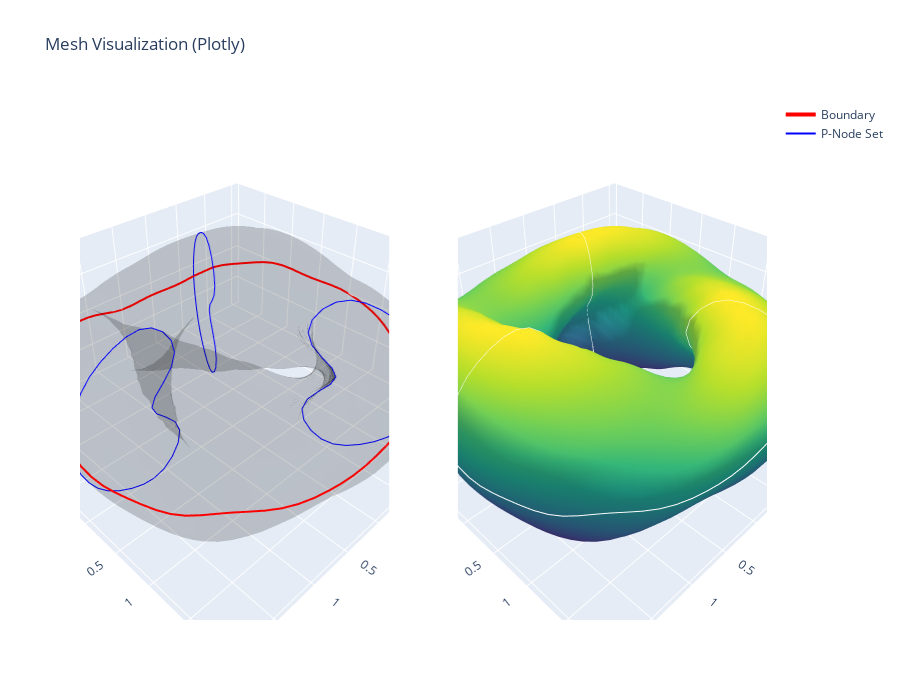

Write notebook code for a chart like this one.
### Code cell
import plotly.graph_objects as go
from plotly.subplots import make_subplots
import numpy as np


def plot_mesh_plotly(grid, equal_aspect=True, surf_alpha=0.1, surf_cmap='Viridis'):
    
    # 1. Setup the figure with two subplots
    fig = make_subplots(
        rows=1, cols=2,
        specs=[[{'type': 'scene'}, {'type': 'scene'}]], # Use 'scene' for 3D plots
    )

    # --- Data Extraction (Simulated for Plotly) ---
    r = grid.r
    lc = grid.lc
    tnodeset = grid.tnodeset
    pnodesets = grid.pnodesets
    
    # --- Calculate Aspect Ratio (if needed) ---
    if equal_aspect:
        mesh_range = np.ptp(r, axis=0)
        max_range = np.max(mesh_range)
        # Plotly requires ranges for axis definition
        x_range = [np.min(r[:,0]), np.max(r[:,0])]
        y_range = [np.min(r[:,1]), np.max(r[:,1])]
        z_range = [np.min(r[:,2]), np.max(r[:,2])]
    
    # ====================================================================
    # PLOT 1: Wireframe and Boundaries (Matplotlib subplot 1,2,1)
    # ====================================================================

    # 2. Plot the main boundary (self.tnodeset) - Corresponds to ax.plot in 'tab:red'
    fig.add_trace(
        go.Scatter3d(
            x=r[tnodeset, 0], y=r[tnodeset, 1], z=r[tnodeset, 2],
            mode='lines',
            line=dict(color='red', width=4),
            name='Boundary'
        ),
        row=1, col=1
    )

    # 3. Plot the secondary boundaries (self.pnodesets) - Corresponds to ax.plot in 'tab:blue'
    for i, pnodeset in enumerate(pnodesets):
        pnodeset_tmp = np.append(pnodeset, (pnodeset[0],)) # Close the loop
        fig.add_trace(
            go.Scatter3d(
                x=r[pnodeset_tmp, 0], y=r[pnodeset_tmp, 1], z=r[pnodeset_tmp, 2],
                mode='lines',
                line=dict(color='blue', width=2),
                showlegend=(i == 0), # Only show legend once
                name='P-Node Set'
            ),
            row=1, col=1
        )

    # 4. Plot the surface mesh (black wireframe) - Corresponds to ax.plot_trisurf (black)
    fig.add_trace(
        go.Mesh3d(
            x=r[:, 0], y=r[:, 1], z=r[:, 2],
            i=lc[:, 0], j=lc[:, 1], k=lc[:, 2],
            color='black',
            opacity=surf_alpha,
            name='Surface',
            # Add wireframe outline
            contour=dict(show=True, color='gray', width=1)
        ),
        row=1, col=1
    )

    # ====================================================================
    # PLOT 2: Colored Surface Mesh (Matplotlib subplot 1,2,2)
    # ====================================================================

    # 5. Plot the surface mesh (colored by z-height) - Corresponds to ax.plot_trisurf (cmap)
    fig.add_trace(
        go.Mesh3d(
            x=r[:, 0], y=r[:, 1], z=r[:, 2],
            i=lc[:, 0], j=lc[:, 1], k=lc[:, 2],
            intensity=r[:, 2], # Color by Z-coordinate (or you could use a scalar field)
            colorscale=surf_cmap,
            showscale=False,
            name='Colored Surface'
        ),
        row=1, col=2
    )

    # 6. Apply aspect ratio correction
    if equal_aspect:
        # Plotly sets equal aspect ratio by explicitly setting the scale factor
        fig.update_scenes(
            aspectmode='data', # Use data units for aspect ratio
            # Set the entire range based on the largest dimension for true equal aspect (optional)
            xaxis=dict(range=x_range, autorange=False),
            yaxis=dict(range=y_range, autorange=False),
            zaxis=dict(range=z_range, autorange=False),
            # Set the aspect ratio manually
            aspectratio=dict(x=mesh_range[0]/max_range, y=mesh_range[1]/max_range, z=mesh_range[2]/max_range)
        )
    
    # 7. Final layout adjustments (optional)
    fig.update_layout(
        title_text="Mesh Visualization (Plotly)",
        height=700,
        showlegend=True
    )
    
    return fig

plot_mesh_plotly(winding_grid)

### Figure 1 — Plotly figure (JSON) as saved in the notebook; plotly's stock layout.template omitted (floating-point values rounded to 4 significant figures; data arrays with more than 128 entries replaced by an {"elided": "..."} marker saying what was removed)
{"data": [{"line": {"color": "red", "width": 4}, "mode": "lines", "name": "Boundary", "scene": "scene", "type": "scatter3d", "x": [2.05, 2.046, 2.035, 2.012, 1.976, 1.93, 1.877, 1.821, 1.761, 1.696, 1.623, 1.543, 1.457, 1.367, 1.272, 1.168, 1.054, 0.9298, 0.7994, 0.6665, 0.5333, 0.4003, 0.267, 0.1334, 1.245e-16, -0.1328, -0.2652, -0.3977, -0.5296, -0.6594, -0.7854, -1.025, -1.139, -1.249, -1.352, -1.447, -1.533, -1.612, -1.688, -1.761, -1.829, -1.89, -1.943, -1.99, -2.034, -2.071, -2.098, -2.107, -2.098, -2.071, -2.034, -1.99, -1.943, -1.89, -1.829, -1.761, -1.688, -1.612, -1.533, -1.447, -1.352, -1.249, -1.025, -0.9071, -0.7854, -0.6594, -0.5296, -0.3977, -0.2652, -0.1328, -3.735e-16, 0.1334, 0.267, 0.4003, 0.5333, 0.6665, 0.7994, 0.9298, 1.054, 1.168, 1.272, 1.367, 1.457, 1.543, 1.623, 1.696, 1.761, 1.821, 1.877, 1.93, 1.976, 2.012, 2.035], "y": [0.0, 0.1341, 0.2679, 0.4002, 0.5296, 0.6552, 0.7776, 0.898, 1.017, 1.133, 1.245, 1.353, 1.457, 1.559, 1.657, 1.748, 1.825, 1.885, 1.93, 1.963, 1.99, 2.012, 2.028, 2.035, 2.033, 2.026, 2.015, 1.999, 1.976, 1.942, 1.896, 1.775, 1.705, 1.628, 1.542, 1.447, 1.344, 1.237, 1.128, 1.017, 0.9019, 0.7827, 0.6595, 0.5333, 0.4045, 0.2727, 0.1375, 1.194e-15, -0.1375, -0.2727, -0.4045, -0.5333, -0.6595, -0.7827, -0.9019, -1.017, -1.128, -1.237, -1.344, -1.447, -1.542, -1.628, -1.775, -1.839, -1.896, -1.942, -1.976, -1.999, -2.015, -2.026, -2.033, -2.035, -2.028, -2.012, -1.99, -1.963, -1.93, -1.885, -1.825, -1.748, -1.657, -1.559, -1.457, -1.353, -1.245, -1.133, -1.017, -0.898, -0.7776, -0.6552, -0.5296, -0.4002, -0.2679], "z": [0.0, -0.0587, -0.1035, -0.1304, -0.1468, -0.1635, -0.1841, -0.2015, -0.2035, -0.1835, -0.1468, -0.1067, -0.07504, -0.05459, -0.0393, -0.02171, -8.791e-17, 0.02171, 0.0393, 0.05459, 0.07504, 0.1067, 0.1468, 0.1835, 0.2035, 0.2015, 0.1841, 0.1635, 0.1468, 0.1304, 0.1035, 0.0, -0.0587, -0.1035, -0.1304, -0.1468, -0.1635, -0.1841, -0.2015, -0.2035, -0.1835, -0.1468, -0.1067, -0.07504, -0.05459, -0.0393, -0.02171, -8.791e-17, 0.02171, 0.0393, 0.05459, 0.07504, 0.1067, 0.1468, 0.1835, 0.2035, 0.2015, 0.1841, 0.1635, 0.1468, 0.1304, 0.1035, 0.0, -0.0587, -0.1035, -0.1304, -0.1468, -0.1635, -0.1841, -0.2015, -0.2035, -0.1835, -0.1468, -0.1067, -0.07504, -0.05459, -0.0393, -0.02171, -8.791e-17, 0.02171, 0.0393, 0.05459, 0.07504, 0.1067, 0.1468, 0.1835, 0.2035, 0.2015, 0.1841, 0.1635, 0.1468, 0.1304, 0.1035]}, {"line": {"color": "blue", "width": 2}, "mode": "lines", "name": "P-Node Set", "scene": "scene", "showlegend": true, "type": "scatter3d", "x": [2.05, 2.035, 1.993, 1.931, 1.851, 1.749, 1.62, 1.474, 1.323, 1.179, 1.043, 0.9188, 0.8256, 0.7948, 0.8459, 0.9592, 1.074, 1.122, 1.074, 0.9592, 0.8459, 0.7948, 0.8256, 0.9188, 1.043, 1.179, 1.323, 1.474, 1.62, 1.749, 1.851, 1.931, 1.993, 2.035, 2.05], "y": [0.0, 0.0, 0.0, 0.0, 0.0, 0.0, 0.0, 0.0, 0.0, 0.0, 0.0, 0.0, 0.0, 0.0, 0.0, 0.0, 0.0, 0.0, 0.0, 0.0, 0.0, 0.0, 0.0, 0.0, 0.0, 0.0, 0.0, 0.0, 0.0, 0.0, 0.0, 0.0, 0.0, 0.0, 0.0], "z": [0.0, 0.1545, 0.3075, 0.4542, 0.5871, 0.7016, 0.7972, 0.8739, 0.925, 0.9364, 0.8943, 0.7965, 0.6575, 0.5022, 0.3531, 0.2214, 0.1061, 6.93e-17, -0.1061, -0.2214, -0.3531, -0.5022, -0.6575, -0.7965, -0.8943, -0.9364, -0.925, -0.8739, -0.7972, -0.7016, -0.5871, -0.4542, -0.3075, -0.1545, 0.0]}, {"line": {"color": "blue", "width": 2}, "mode": "lines", "name": "P-Node Set", "scene": "scene", "showlegend": false, "type": "scatter3d", "x": [-1.025, -1.017, -0.9963, -0.9656, -0.9257, -0.8743, -0.8102, -0.737, -0.6617, -0.5895, -0.5214, -0.4594, -0.4128, -0.3974, -0.4229, -0.4796, -0.537, -0.5612, -0.537, -0.4796, -0.4229, -0.3974, -0.4128, -0.4594, -0.5214, -0.5895, -0.6617, -0.737, -0.8102, -0.8743, -0.9257, -0.9656, -0.9963, -1.017, -1.025], "y": [1.775, 1.762, 1.726, 1.672, 1.603, 1.514, 1.403, 1.276, 1.146, 1.021, 0.9031, 0.7957, 0.715, 0.6883, 0.7325, 0.8307, 0.9302, 0.9719, 0.9302, 0.8307, 0.7325, 0.6883, 0.715, 0.7957, 0.9031, 1.021, 1.146, 1.276, 1.403, 1.514, 1.603, 1.672, 1.726, 1.762, 1.775], "z": [0.0, 0.1545, 0.3075, 0.4542, 0.5871, 0.7016, 0.7972, 0.8739, 0.925, 0.9364, 0.8943, 0.7965, 0.6575, 0.5022, 0.3531, 0.2214, 0.1061, 6.93e-17, -0.1061, -0.2214, -0.3531, -0.5022, -0.6575, -0.7965, -0.8943, -0.9364, -0.925, -0.8739, -0.7972, -0.7016, -0.5871, -0.4542, -0.3075, -0.1545, 0.0]}, {"line": {"color": "blue", "width": 2}, "mode": "lines", "name": "P-Node Set", "scene": "scene", "showlegend": false, "type": "scatter3d", "x": [-1.025, -1.017, -0.9963, -0.9656, -0.9257, -0.8743, -0.8102, -0.737, -0.6617, -0.5895, -0.5214, -0.4594, -0.4128, -0.3974, -0.4229, -0.4796, -0.537, -0.5612, -0.537, -0.4796, -0.4229, -0.3974, -0.4128, -0.4594, -0.5214, -0.5895, -0.6617, -0.737, -0.8102, -0.8743, -0.9257, -0.9656, -0.9963, -1.017, -1.025], "y": [-1.775, -1.762, -1.726, -1.672, -1.603, -1.514, -1.403, -1.276, -1.146, -1.021, -0.9031, -0.7957, -0.715, -0.6883, -0.7325, -0.8307, -0.9302, -0.9719, -0.9302, -0.8307, -0.7325, -0.6883, -0.715, -0.7957, -0.9031, -1.021, -1.146, -1.276, -1.403, -1.514, -1.603, -1.672, -1.726, -1.762, -1.775], "z": [0.0, 0.1545, 0.3075, 0.4542, 0.5871, 0.7016, 0.7972, 0.8739, 0.925, 0.9364, 0.8943, 0.7965, 0.6575, 0.5022, 0.3531, 0.2214, 0.1061, 6.93e-17, -0.1061, -0.2214, -0.3531, -0.5022, -0.6575, -0.7965, -0.8943, -0.9364, -0.925, -0.8739, -0.7972, -0.7016, -0.5871, -0.4542, -0.3075, -0.1545, 0.0]}, {"color": "black", "contour": {"color": "gray", "show": true, "width": 1}, "i": {"elided": "6324 int values"}, "j": {"elided": "6324 int values"}, "k": {"elided": "6324 int values"}, "name": "Surface", "opacity": 0.1, "scene": "scene", "type": "mesh3d", "x": {"elided": "3162 float values"}, "y": {"elided": "3162 float values"}, "z": {"elided": "3162 float values"}}, {"colorscale": [[0, "#440154"], [0.1111, "#482878"], [0.2222, "#3e4989"], [0.3333, "#31688e"], [0.4444, "#26828e"], [0.5556, "#1f9e89"], [0.6667, "#35b779"], [0.7778, "#6ece58"], [0.8889, "#b5de2b"], [1, "#fde725"]], "i": {"elided": "6324 int values"}, "intensity": {"elided": "3162 float values"}, "j": {"elided": "6324 int values"}, "k": {"elided": "6324 int values"}, "name": "Colored Surface", "scene": "scene2", "showscale": false, "type": "mesh3d", "x": {"elided": "3162 float values"}, "y": {"elided": "3162 float values"}, "z": {"elided": "3162 float values"}}], "layout": {"height": 700, "scene": {"aspectmode": "data", "aspectratio": {"x": 1, "y": 0.9789, "z": 0.4507}, "domain": {"x": [0, 0.45], "y": [0, 1]}, "xaxis": {"autorange": false, "range": [-2.107, 2.05]}, "yaxis": {"autorange": false, "range": [-2.035, 2.035]}, "zaxis": {"autorange": false, "range": [-0.9364, 0.9373]}}, "scene2": {"aspectmode": "data", "aspectratio": {"x": 1, "y": 0.9789, "z": 0.4507}, "domain": {"x": [0.55, 1], "y": [0, 1]}, "xaxis": {"autorange": false, "range": [-2.107, 2.05]}, "yaxis": {"autorange": false, "range": [-2.035, 2.035]}, "zaxis": {"autorange": false, "range": [-0.9364, 0.9373]}}, "showlegend": true, "title": {"text": "Mesh Visualization (Plotly)"}}}
